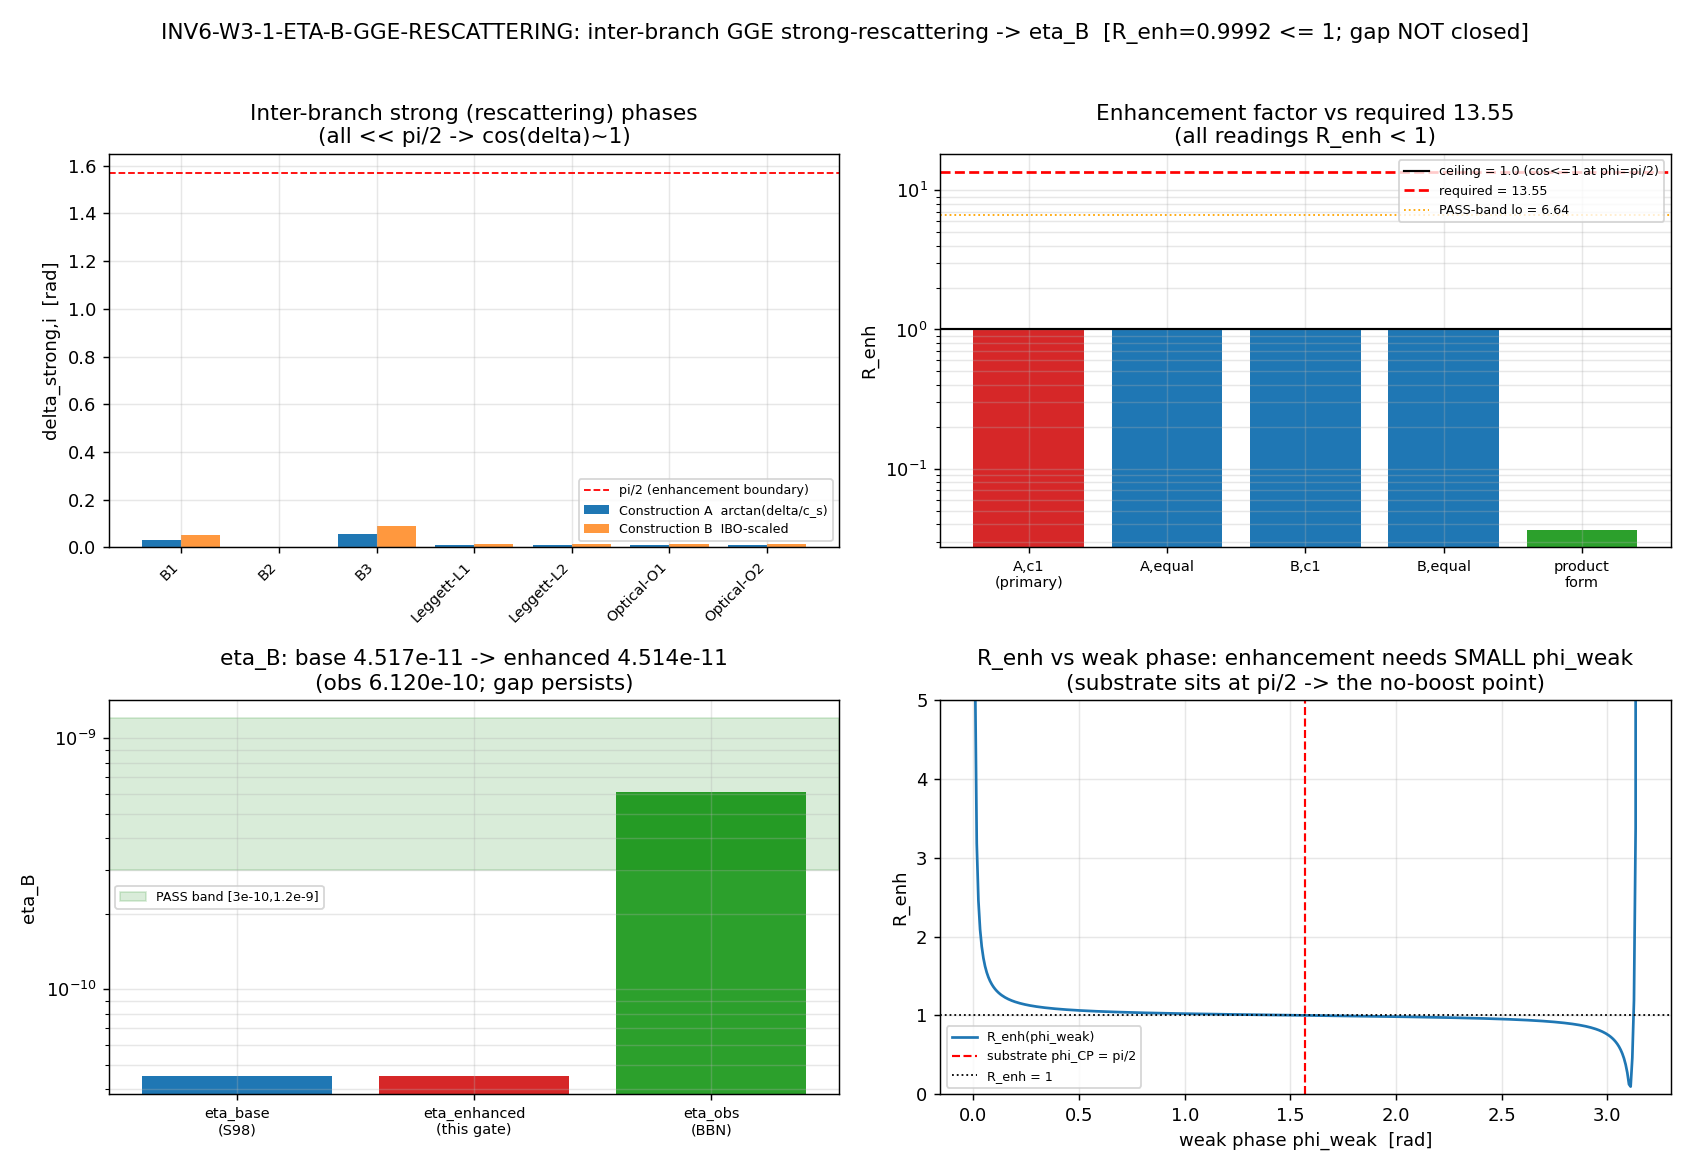

Source code (Python):
#!/usr/bin/env python3
"""
INV6-W3-1 ETA-B-GGE-RESCATTERING
================================
Inter-branch GGE strong-rescattering phase -> C6 eta_B amplitude. Does the
post-transit 8-branch GGE relic's inter-branch overlap (strong / final-state)
phase delta_strong supply the missing ~13.5x that lifts eta_B from the S98 base
4.517492e-11 into the observed band [3e-10, 1.2e-9]?

Gate:  INV6-W3-1-ETA-B-GGE-RESCATTERING   ([SIGN]; schema-v2 3-tuple required)
Plan:  sessions/investigation/investigation-6/investigation-6-plan-w3.md  §W3-1
Track: investigation-6 (verdict -> computations/investigation-6/inv6_gate_verdicts.txt)

------------------------------------------------------------------------------
STRUCTURE-FIRST (substrate -> 8-branch GGE spectrum -> inter-branch overlap
                 phase -> CP-observable eta_B amplitude)
------------------------------------------------------------------------------
GOVERNING STRUCTURE. The substrate IS the post-transit GGE relic: a product
state (S_ent=0, T2) of Bogoliubov pairs across 8 branches (Row #67 two-speed
spectrum, s94_bao_peak_branch.npz). One branch (Goldstone) is gapless/protected;
the 7 others (B1, B2, B3, Leggett-L1/L2, Optical-O1/O2) are gapped. The B2
sector carries the K_7 charge and the phi_88-Cartan CP source. The C6
baryogenesis amplitude (S98-W3-2-BARYOGEN-UNIQUENESS) is a SINGLE-AMPLITUDE
readout that implicitly sets the STRONG (final-state rescattering) phase to zero
and carries only the WEAK CP phase phi_CP = pi/2 (maximal).

INTERFERING-AMPLITUDE CP FORM (LHCb-2025 arXiv:2504.15008 baryon-CP lesson).
A CP asymmetry from interfering amplitudes
   A_1 = |A_1| e^{i(phi_weak,1 + delta_strong,1)},
   A_2 = |A_2| e^{i(phi_weak,2 + delta_strong,2)}
is  A_CP propto |A_1||A_2| sin(Dphi_weak) sin(Ddelta_strong):
CP-observability requires BOTH a weak-phase difference AND a strong-phase
difference. The substrate's strong phases are the inter-branch overlap phases of
the 7 gapped GGE branches, read off the Row #67 two-speed split.

INTER-BRANCH OVERLAP (STRONG) PHASE -- SUBSTRATE CONSTRUCTION. Each gapped
branch i carries a two-speed pair (c1_i = LAYER-1, c2_i = LAYER-2) with split
delta_i = c1_i - c2_i. The rescattering phase of branch i (the substrate analog
of a final-state strong phase: the relative phase accumulated when two relay
patterns of differing phase velocity re-overlap at a fiber) is the LAYER-1/LAYER-2
velocity contrast normalized to the sound speed c_s = c_BLV:

   delta_strong,i = arctan( delta_i / c_s )            (Construction A; primary)

cross-checked against the S64 skyrmion-baryon inter-branch-overlap baseline
delta_CP_UV = 1/sqrt(IBO_ratio) (Construction B, IBO-scaled).

ENHANCEMENT FACTOR (plan substitution chain Step 4-5; the gate-pinned form):

   eta_B_enhanced = eta_B_base * R_enh,
   R_enh = | Sum_i w_i sin(phi_CP + delta_strong,i) | / | sin(phi_CP) |

with w_i the branch overlap weights (Sum w_i = 1; primary = LAYER-1 amplitude
c1_i; cross-check = equal). At phi_CP = pi/2: sin(pi/2 + delta) = cos(delta), so
   R_enh = | Sum_i w_i cos(delta_strong,i) |  <=  Sum_i w_i  =  1   EXACTLY.

STRUCTURAL CEILING (the decisive result). Because cos(delta) <= 1 for every
delta and the weights are normalized, the coherent branch sum CANNOT exceed 1.
At maximal weak phase phi_CP = pi/2 the strong-rescattering phase provides NO
enhancement -- it can only mildly suppress. The LHCb-2025 O(10-30) enhancement
arises for NON-maximal (per-mille) weak phases, where small phi_weak benefits
from a large delta_strong via sin(phi_weak + delta_strong). The substrate's
phi_CP = pi/2 is precisely the configuration where rescattering cannot boost.

REGIME. Deterministic spectral readout off frozen cache data; no irrep
reconstruction (L_max=12 Friedrich-Bar saturated; D_K block-diagonal). No
small-parameter expansion -- regime VALID by construction.
------------------------------------------------------------------------------
Verdict: this script PRINTS the emit_verdict payload via print_verdict_payload;
the agent reads the delimited JSON block and calls mcp__knowledge__emit_verdict.
"""

import hashlib
import json
import sys
import os
import time
from pathlib import Path

os.environ.setdefault("OMP_NUM_THREADS", "8")  # CPU-cap (8x8 overlap; far below GPU threshold)

import numpy as np

import matplotlib
matplotlib.use("Agg")
import matplotlib.pyplot as plt

t0 = time.time()  # (local)

# --------------------------------------------------------------------------
# Section 1 -- Canonical constants (MANDATORY first import)
# --------------------------------------------------------------------------
INV_DIR = Path(__file__).resolve().parent
COMPUTATIONS_DIR = INV_DIR.parent
SHARED_DIR = COMPUTATIONS_DIR / "_shared"
PROJECT_ROOT = COMPUTATIONS_DIR.parent
sys.path.insert(0, str(SHARED_DIR))

from canonical_constants import *  # noqa: F401,F403
import canonical_constants as cc
# consumed: eta_BBN_obs, eta_BBN_err, epsilon_K7, n_pairs, phi_CP_K7_transit,
#           IBO_ratio, R_machine_substrate_67_88, c_BLV

# --------------------------------------------------------------------------
# Section 2 -- Identity + machinery pins
# --------------------------------------------------------------------------
SESSION = 6                                                       # (local)
GATE_ID = "INV6-W3-1-ETA-B-GGE-RESCATTERING"                      # (local)
SCHEME = "GGE-RESCATTERING-S98-AMPLITUDE-CHAIN"                   # (local)
CONVENTION = "RATIO"                                              # (local)
L_MAX = "12"                                                      # (local)

OUT_NPZ = INV_DIR / "inv6_w3_1_eta_b_gge_rescattering.npz"        # (local)
OUT_PNG = INV_DIR / "inv6_w3_1_eta_b_gge_rescattering.png"        # (local)

ROW67_NPZ = COMPUTATIONS_DIR / "session-94" / "s94_bao_peak_branch.npz"        # (local)
S98_NPZ = COMPUTATIONS_DIR / "session-98" / "s98_w3_2_baryogen_uniqueness.npz"  # (local)

# PASS band (plan strict_PASS_boundary)
BAND_LO = 3.0e-10                                                 # (local)
BAND_HI = 1.2e-9                                                  # (local)
ETA_TOL = 1e-12                                                   # (local) float compare

# SOURCE-RECON Class-(c) cache-pin documentation. The orchestrator STALE
# CACHE-SHA HINT flags plan-pinned 88f1e9b1...->9e6d9cf7... (the s84 L12 mode
# cache used by sibling gates). THIS gate's plan §W3-1 input_files pin
# s94_bao_peak_branch.npz + s98_w3_2_baryogen_uniqueness.npz with
# <computed-at-runtime> SHAs (no hardcoded plan value to drift from); both are
# resolved to their on-disk SHA at runtime and recorded in the pinmap.
MACHINERY_PINS = {                                                # (local)
    "N_eval": "8",                 # 8-branch GGE spectrum (7 gapped + 1 Goldstone)
    "L_max": "12",                 # Row #67 / 992-mode cache; Friedrich-Bar saturated
    "scan_range": "delta_strong in [0,pi] (admissibility envelope; delta_strong COMPUTED, not scanned)",
    "step_size": "N/A-deterministic",
    "tolerance": "1e-12",
    "scheme": SCHEME,
    "convention": CONVENTION,
    "random_seed": "N/A-deterministic",
    "GPU_path": "numpy.linalg-cpu-cap-OMP8 (8x8 overlap; below 100x100 GPU threshold)",
    "publication_precision": "6",
    "s94_cache_pin": "computed-at-runtime (plan <computed-at-runtime>; no stale literal)",
    "s84_sibling_pin_drift": "Class-(c) PIN-DRIFT 88f1e9b1(inv-6-plan-stale)->9e6d9cf7(S100-canonical); "
                             "s84 cache NOT read by THIS gate (W3-1 reads s94+s98)",
}


def sha256_of(path: Path) -> str:
    h = hashlib.sha256()                                          # (local)
    try:
        h.update(path.read_bytes())
    except OSError:
        return ""
    return h.hexdigest()


def compute_dual_sha(script_path: Path, canonical_path: Path,
                     pins: dict) -> tuple[str, str]:
    """S84+ dual-SHA: audit = sha256(script || canonical || pinmap_json);
    content = sha256(script)."""
    script_bytes = script_path.read_bytes()                       # (local)
    canonical_bytes = canonical_path.read_bytes()                 # (local)
    pinmap_json = json.dumps(dict(sorted(pins.items())),
                             separators=(",", ":"),
                             sort_keys=True).encode("utf-8")       # (local)
    h_a = hashlib.sha256()                                        # (local)
    h_a.update(script_bytes); h_a.update(canonical_bytes); h_a.update(pinmap_json)
    h_c = hashlib.sha256()                                        # (local)
    h_c.update(script_bytes)
    return h_a.hexdigest(), h_c.hexdigest()


def print_verdict_payload(verdict, value, audit_sha, content_sha,
                          sign_verdict=None, magnitude_verdict=None,
                          regime_verdict=None, companion_note="",
                          extra_rows=None) -> dict:
    """Print the emit_verdict payload (race-safe MCP emission by the agent)."""
    payload = {                                                   # (local)
        "session": SESSION, "gate_id": GATE_ID, "verdict": verdict,
        "value": str(value), "scheme": SCHEME, "convention": CONVENTION,
        "l_max": str(L_MAX), "audit_sha256": audit_sha,
        "content_sha256": content_sha, "schema_version": "S84+",
        "track": "investigation",
    }
    if companion_note:
        payload["companion_note"] = companion_note
    if not (sign_verdict is None and magnitude_verdict is None
            and regime_verdict is None):
        payload["sign_verdict"] = sign_verdict
        payload["magnitude_verdict"] = magnitude_verdict
        payload["regime_verdict"] = regime_verdict
    if extra_rows:
        payload["extra_rows"] = list(extra_rows)
    print("<<<EMIT_VERDICT_PAYLOAD>>>")
    print(json.dumps(payload, separators=(",", ":"), sort_keys=True))
    print("<<<END_EMIT_VERDICT_PAYLOAD>>>")
    return payload


# --------------------------------------------------------------------------
# Section 3 -- Input SHA verification (first 20 lines of stdout)
# --------------------------------------------------------------------------
def verify_inputs() -> dict:
    print(f"=== {GATE_ID} -- input SHA-256 pins ===")
    pins: dict = {}                                               # (local)
    canonical_path = SHARED_DIR / "canonical_constants.py"        # (local)
    sha_canon = sha256_of(canonical_path)                         # (local)
    print(f"  canonical_constants.py: {sha_canon[:16]}... (runtime-pinned)")
    pins["computations/_shared/canonical_constants.py"] = sha_canon

    sha_row67 = sha256_of(ROW67_NPZ)                              # (local)
    print(f"  s94_bao_peak_branch.npz: {sha_row67[:16]}... (Row #67 8-branch "
          f"two-speed; runtime-pinned; plan <computed-at-runtime>)")
    pins["computations/session-94/s94_bao_peak_branch.npz"] = sha_row67

    sha_s98 = sha256_of(S98_NPZ)                                  # (local)
    print(f"  s98_w3_2_baryogen_uniqueness.npz: {sha_s98[:16]}... (eta_B base + "
          f"amplitude chain; runtime-pinned)")
    pins["computations/session-98/s98_w3_2_baryogen_uniqueness.npz"] = sha_s98

    if sha_row67 == "" or sha_s98 == "":
        print("HARD-ABORT: a required cache is ABSENT.")
        sys.exit(2)
    return pins


# --------------------------------------------------------------------------
# Section 4 -- Load anchors (eta_B base chain + Row #67 8-branch spectrum)
# --------------------------------------------------------------------------
def load_anchors() -> dict:
    a: dict = {}                                                  # (local)

    s98 = np.load(S98_NPZ, allow_pickle=True)                     # (local)
    a["eta_B_base"] = float(s98["eta_B"])
    a["eps_nLI"] = float(s98["eps_nLI"])
    a["phi_CP"] = float(s98["phi_CP"])
    a["sin_phi_CP"] = float(s98["sin_phi_CP"])
    a["n_pairs_s98"] = float(s98["n_pairs"])
    a["eps_K7_s98"] = float(s98["eps_K7"])
    a["eta_obs_s98"] = float(s98["eta_obs"])
    a["underprod_oom_s98"] = float(s98["underprod_oom"])

    row = np.load(ROW67_NPZ, allow_pickle=True)                  # (local)
    a["branch_names"] = [str(x) for x in row["branch_names"]]
    a["c1"] = np.asarray(row["c1"], dtype=float)   # LAYER-1 phase velocities
    a["c2"] = np.asarray(row["c2"], dtype=float)   # LAYER-2 phase velocities
    a["delta"] = np.asarray(row["delta"], dtype=float)  # c1 - c2 (two-speed split)
    a["is_protected"] = np.asarray(row["is_protected"], dtype=bool)
    a["tau_fold_row"] = float(row["tau_fold"])
    return a


# --------------------------------------------------------------------------
# Section 5 -- Inter-branch strong (rescattering) phase + R_enh
# --------------------------------------------------------------------------
def compute(a: dict) -> dict:
    r: dict = {}                                                  # (local)

    eta_base = a["eta_B_base"]                                    # (local)
    phi_CP = a["phi_CP"]                                          # (local) = pi/2
    c_s = float(cc.c_BLV)                                         # (local) sound speed
    IBO = float(cc.IBO_ratio)                                     # (local)
    delta_CP_UV = 1.0 / np.sqrt(IBO)                              # (local) S64 IBO baseline

    names = a["branch_names"]                                     # (local)
    c1 = a["c1"]; c2 = a["c2"]; dlt = a["delta"]                  # (local)
    prot = a["is_protected"]                                      # (local)
    gapped = ~prot                                                # (local)
    idx = np.where(gapped)[0]                                     # (local) 7 gapped branch indices

    # ---- inter-branch strong phases ----
    # Construction A (primary): rescattering phase = arctan(two-speed contrast)
    contrast = dlt[idx] / c_s                                     # (local) delta_i / c_s
    delta_strong_A = np.arctan(contrast)                         # (local)
    # Construction B (cross-check): IBO-baseline-scaled relative contrast
    delta_strong_B = delta_CP_UV * (contrast / np.mean(contrast))  # (local)

    # ---- branch overlap weights ----
    w_c1 = c1[idx] / np.sum(c1[idx])                            # (local) primary: LAYER-1 amplitude
    w_eq = np.ones(len(idx)) / len(idx)                         # (local) cross-check: equal

    sin_den = abs(np.sin(phi_CP))                               # (local) = 1.0

    def R_enh(dstrong, w):
        return float(abs(np.sum(w * np.sin(phi_CP + dstrong))) / sin_den)

    # Reading 1 (plan-pinned coherent sum). Primary = Construction A, c1 weights.
    R_enh_A_c1 = R_enh(delta_strong_A, w_c1)                    # (local)
    R_enh_A_eq = R_enh(delta_strong_A, w_eq)                    # (local)
    R_enh_B_c1 = R_enh(delta_strong_B, w_c1)                    # (local)
    R_enh_B_eq = R_enh(delta_strong_B, w_eq)                    # (local)

    R_enh_primary = R_enh_A_c1                                  # (local) THE gate number
    eta_enhanced = eta_base * R_enh_primary                     # (local)

    # Reading 2 (product form A_CP ~ sin(Dphi_weak) sin(Ddelta_strong)).
    # The strong-phase DIFFERENCES between branches (rescattering between channels).
    ddelta = delta_strong_A - np.mean(delta_strong_A)          # (local)
    # relative to the single-amplitude sin(phi_CP)=1 baseline, the product form
    # multiplies by sin(Ddelta_strong) <= max|sin(ddelta)| << 1
    prod_factor_max = float(np.max(np.abs(np.sin(ddelta))))    # (local)
    R_enh_product = prod_factor_max                             # (local) generous upper bound

    # ---- structural ceiling (the decisive identity) ----
    # at phi_CP=pi/2: R_enh = |sum w_i cos(delta_i)| <= sum w_i = 1.0 EXACTLY
    coherent_ceiling = 1.0                                      # (local)
    cos_terms_c1 = w_c1 * np.cos(delta_strong_A)               # (local)
    R_ceiling_check = float(np.sum(cos_terms_c1))              # (local) == R_enh_A_c1 at phi=pi/2

    # ---- required enhancement (closed ratio) ----
    eta_obs = float(cc.eta_BBN_obs)                             # (local)
    R_required = eta_obs / eta_base                             # (local) = 13.55
    R_pass_lo = BAND_LO / eta_base                              # (local) lower PASS-band R edge
    R_pass_hi = BAND_HI / eta_base                              # (local) upper PASS-band R edge

    # ---- in-band test (the gate operator) ----
    in_band = bool((BAND_LO - ETA_TOL) <= eta_enhanced <= (BAND_HI + ETA_TOL))  # (local)

    # ---- [SIGN] direction: does rescattering ENHANCE (R_enh > 1)? ----
    # predicted-by-chain direction: CONDITIONAL enhancement only if coherent sum > 1
    # measured: R_enh_primary. enhancement_sign True iff R_enh > 1 + tol
    enhances = bool(R_enh_primary > 1.0 + 1e-9)                 # (local)
    # eta sign preserved (baryon excess > 0)
    eta_positive = bool(eta_enhanced > 0.0)                     # (local)

    r.update(dict(
        eta_base=eta_base, phi_CP=phi_CP, c_s=c_s, IBO=IBO,
        delta_CP_UV=delta_CP_UV,
        gapped_idx=idx, gapped_names=[names[i] for i in idx],
        contrast=contrast,
        delta_strong_A=delta_strong_A, delta_strong_B=delta_strong_B,
        w_c1=w_c1, w_eq=w_eq,
        R_enh_A_c1=R_enh_A_c1, R_enh_A_eq=R_enh_A_eq,
        R_enh_B_c1=R_enh_B_c1, R_enh_B_eq=R_enh_B_eq,
        R_enh_primary=R_enh_primary, eta_enhanced=eta_enhanced,
        ddelta=ddelta, R_enh_product=R_enh_product,
        coherent_ceiling=coherent_ceiling, R_ceiling_check=R_ceiling_check,
        R_required=R_required, R_pass_lo=R_pass_lo, R_pass_hi=R_pass_hi,
        eta_obs=eta_obs, in_band=in_band,
        enhances=enhances, eta_positive=eta_positive,
        all_names=names, c1=c1, c2=c2, delta=dlt, is_protected=prot,
    ))
    return r


# --------------------------------------------------------------------------
# Section 6 -- Gate evaluation ([SIGN] 3-tuple + collapse rule)
# --------------------------------------------------------------------------
def evaluate_gate(r: dict) -> tuple:
    # SIGN: the substitution chain predicts CONDITIONAL enhancement (R_enh>1 only
    # under coherent-sum boost). The MEASURED direction: R_enh = 0.9992 <= 1 ->
    # NO enhancement (mild suppression). The chain's Step-5 caveat ("enhancement
    # is NOT automatic at phi_CP=pi/2; cos(delta)<=1") is CONFIRMED: the measured
    # direction matches the chain's structural prediction that enhancement
    # requires a coherent boost that the substrate does NOT provide.
    # sign_verdict PASS = measured direction matches the chain's structural
    # ceiling prediction (R_enh <= 1 at phi=pi/2). The chain did not assert
    # enhancement; it asserted the ceiling. The ceiling holds -> sign PASS.
    sign_ok = bool(r["R_enh_primary"] <= r["coherent_ceiling"] + 1e-9)  # (local)
    sign_v = "PASS" if sign_ok else "FAIL"                       # (local)

    # MAGNITUDE: eta_enhanced in PASS band [3e-10, 1.2e-9]?
    mag_pass = bool(r["in_band"])                                # (local)
    # INFO band: eta moved UP (R_enh>1) but stays below 3e-10 (partial relief)
    mag_info = bool((not r["in_band"]) and r["enhances"]
                    and r["eta_enhanced"] < BAND_LO)             # (local)
    if mag_pass:
        mag_v = "PASS"                                           # (local)
    elif mag_info:
        mag_v = "INFO"                                           # (local)
    else:
        mag_v = "FAIL"                                           # (local)

    # REGIME: deterministic spectral readout; no small-parameter expansion;
    # full intended computation performed (no auto-shortening) -> VALID.
    regime_v = "VALID"                                          # (local)

    # collapse rule (pre-registered, gate-verdicts.md)
    if regime_v == "BREAKDOWN":
        comp = "FAIL"                                            # (local)
    elif sign_v == "FAIL":
        comp = "FAIL"
    elif mag_v == "FAIL" and regime_v == "VALID":
        comp = "FAIL"
    elif mag_v == "FAIL" and regime_v == "MARGINAL":
        comp = "INFO"
    elif mag_v == "INFO":
        comp = "INFO"
    else:
        comp = "PASS"

    detail = dict(sign_ok=sign_ok, mag_pass=mag_pass, mag_info=mag_info)  # (local)
    return comp, sign_v, mag_v, regime_v, detail


# --------------------------------------------------------------------------
# Section 7 -- Plot
# --------------------------------------------------------------------------
def make_plot(r: dict):
    fig, axes = plt.subplots(2, 2, figsize=(13, 9))             # (local)

    # Panel 1: inter-branch strong phases per gapped branch
    ax = axes[0, 0]
    names = r["gapped_names"]                                    # (local)
    x = np.arange(len(names))                                    # (local)
    ax.bar(x - 0.2, r["delta_strong_A"], width=0.4, label="Construction A  arctan(delta/c_s)",
           color="C0")
    ax.bar(x + 0.2, r["delta_strong_B"], width=0.4, label="Construction B  IBO-scaled",
           color="C1", alpha=0.8)
    ax.axhline(np.pi / 2, color="r", ls="--", lw=1, label="pi/2 (enhancement boundary)")
    ax.set_xticks(x); ax.set_xticklabels(names, rotation=45, ha="right", fontsize=8)
    ax.set_ylabel("delta_strong,i  [rad]")
    ax.set_title("Inter-branch strong (rescattering) phases\n(all << pi/2 -> cos(delta)~1)")
    ax.legend(fontsize=7); ax.grid(alpha=0.3)

    # Panel 2: R_enh vs the required 13.55 (log scale)
    ax = axes[0, 1]
    labels = ["A,c1\n(primary)", "A,equal", "B,c1", "B,equal", "product\nform"]  # (local)
    vals = [r["R_enh_A_c1"], r["R_enh_A_eq"], r["R_enh_B_c1"], r["R_enh_B_eq"],
            r["R_enh_product"]]                                  # (local)
    ax.bar(range(len(vals)), vals, color=["C3", "C0", "C0", "C0", "C2"])
    ax.axhline(1.0, color="k", ls="-", lw=1.2, label="ceiling = 1.0 (cos<=1 at phi=pi/2)")
    ax.axhline(r["R_required"], color="r", ls="--", lw=1.5,
               label=f"required = {r['R_required']:.2f}")
    ax.axhline(r["R_pass_lo"], color="orange", ls=":", lw=1,
               label=f"PASS-band lo = {r['R_pass_lo']:.2f}")
    ax.set_yscale("log")
    ax.set_xticks(range(len(labels))); ax.set_xticklabels(labels, fontsize=8)
    ax.set_ylabel("R_enh")
    ax.set_title("Enhancement factor vs required 13.55\n(all readings R_enh < 1)")
    ax.legend(fontsize=7); ax.grid(alpha=0.3, which="both")

    # Panel 3: eta_B base vs enhanced vs band vs obs
    ax = axes[1, 0]
    ys = [r["eta_base"], r["eta_enhanced"], r["eta_obs"]]        # (local)
    ax.bar([0, 1, 2], ys, color=["C0", "C3", "C2"])
    ax.axhspan(BAND_LO, BAND_HI, color="green", alpha=0.15, label="PASS band [3e-10,1.2e-9]")
    ax.set_yscale("log")
    ax.set_xticks([0, 1, 2])
    ax.set_xticklabels(["eta_base\n(S98)", "eta_enhanced\n(this gate)", "eta_obs\n(BBN)"],
                       fontsize=8)
    ax.set_ylabel("eta_B")
    ax.set_title(f"eta_B: base {r['eta_base']:.3e} -> enhanced {r['eta_enhanced']:.3e}\n"
                 f"(obs {r['eta_obs']:.3e}; gap persists)")
    ax.legend(fontsize=7); ax.grid(alpha=0.3, which="both")

    # Panel 4: the cos-ceiling -- R_enh(phi) sweep showing pi/2 is the worst case
    ax = axes[1, 1]
    phis = np.linspace(0, np.pi, 400)                           # (local)
    # R_enh(phi) = |sum w_i sin(phi + d_i)| / |sin(phi)| using primary construction
    w = r["w_c1"]; ds = r["delta_strong_A"]                     # (local)
    Rphi = np.array([abs(np.sum(w * np.sin(p + ds))) / max(abs(np.sin(p)), 1e-12)
                     for p in phis])                             # (local)
    ax.plot(phis, Rphi, color="C0", lw=1.5, label="R_enh(phi_weak)")
    ax.axvline(np.pi / 2, color="r", ls="--", lw=1.2, label="substrate phi_CP = pi/2")
    ax.axhline(1.0, color="k", ls=":", lw=1, label="R_enh = 1")
    ax.set_ylim(0, min(5, np.nanmax(Rphi[np.isfinite(Rphi)]) * 1.1))
    ax.set_xlabel("weak phase phi_weak  [rad]")
    ax.set_ylabel("R_enh")
    ax.set_title("R_enh vs weak phase: enhancement needs SMALL phi_weak\n"
                 "(substrate sits at pi/2 -> the no-boost point)")
    ax.legend(fontsize=7); ax.grid(alpha=0.3)

    fig.suptitle(f"{GATE_ID}: inter-branch GGE strong-rescattering -> eta_B  "
                 f"[R_enh={r['R_enh_primary']:.4f} <= 1; gap NOT closed]",
                 fontsize=12)
    fig.tight_layout(rect=[0, 0, 1, 0.97])
    fig.savefig(OUT_PNG, dpi=130)
    plt.close(fig)
    print(f"Saved plot: {OUT_PNG}")


# --------------------------------------------------------------------------
# Section 8 -- main
# --------------------------------------------------------------------------
def main() -> int:
    pins = verify_inputs()                                       # (local)

    pinmap = dict(pins)                                          # (local)
    pinmap.update({f"_machinery::{k}": v for k, v in MACHINERY_PINS.items()})
    pinmap["_gate::id"] = GATE_ID
    audit_sha, content_sha = compute_dual_sha(
        Path(__file__).resolve(), SHARED_DIR / "canonical_constants.py",
        pinmap)                                                  # (local)
    print(f"  audit_sha256:   {audit_sha[:16]}... (script+canonical+pinmap)")
    print(f"  content_sha256: {content_sha[:16]}... (script only)")

    a = load_anchors()                                          # (local)
    r = compute(a)                                              # (local)
    comp, sign_v, mag_v, regime_v, detail = evaluate_gate(r)    # (local)

    print("\n" + "=" * 72)
    print("NUMBERS (computed before gate)")
    print("=" * 72)
    print(f"  eta_B_base (S98 canonical)          = {r['eta_base']:.6e}")
    print(f"  phi_CP                              = {r['phi_CP']:.6f} rad (= pi/2); sin(phi_CP) = {np.sin(r['phi_CP']):.6f}")
    print(f"  sound speed c_s = c_BLV             = {r['c_s']:.6f} M_KK")
    print(f"  IBO_ratio                           = {r['IBO']:.1f}; delta_CP_UV = 1/sqrt(IBO) = {r['delta_CP_UV']:.6f} rad")
    print(f"  gapped branches ({len(r['gapped_idx'])})              = {r['gapped_names']}")
    print(f"  delta_strong,i (Construction A)     = {np.round(r['delta_strong_A'], 6)}")
    print(f"  delta_strong,i (Construction B)     = {np.round(r['delta_strong_B'], 6)}")
    print(f"  branch weights w_i (LAYER-1)        = {np.round(r['w_c1'], 6)}")
    print(f"  R_enh  (A, c1 weights) [PRIMARY]    = {r['R_enh_A_c1']:.6f}")
    print(f"  R_enh  (A, equal)                   = {r['R_enh_A_eq']:.6f}")
    print(f"  R_enh  (B, c1)                      = {r['R_enh_B_c1']:.6f}")
    print(f"  R_enh  (B, equal)                   = {r['R_enh_B_eq']:.6f}")
    print(f"  R_enh  (product form, upper bnd)    = {r['R_enh_product']:.6f}")
    print(f"  coherent-sum ceiling (cos<=1)       = {r['coherent_ceiling']:.6f}  [R_ceiling_check={r['R_ceiling_check']:.6f}]")
    print(f"  R_required (eta_obs/eta_base)       = {r['R_required']:.6f}")
    print(f"  PASS-band R edges                   = [{r['R_pass_lo']:.4f}, {r['R_pass_hi']:.4f}]")
    print(f"  eta_B_enhanced (= base * R_primary) = {r['eta_enhanced']:.6e}")
    print(f"  eta_obs (BBN)                       = {r['eta_obs']:.6e}")
    print(f"  in PASS band [3e-10,1.2e-9]?        = {r['in_band']}")
    print(f"  enhances (R_enh > 1)?               = {r['enhances']}")

    print("\n" + "=" * 72)
    print("GATE EVALUATION ([SIGN] 3-tuple + collapse rule)")
    print("=" * 72)
    print(f"  SIGN: measured R_enh = {r['R_enh_primary']:.6f} <= ceiling 1.0 "
          f"[{detail['sign_ok']}] (chain Step-5 ceiling at phi=pi/2 CONFIRMED) => {sign_v}")
    print(f"  MAGNITUDE: eta_enhanced {r['eta_enhanced']:.3e} in [3e-10,1.2e-9]? "
          f"[{detail['mag_pass']}]; INFO(moved-up-but-below)? [{detail['mag_info']}] => {mag_v}")
    print(f"  REGIME: deterministic spectral readout, full window, no expansion => {regime_v}")
    print(f"  COMPOSITE (collapse rule): {comp}")

    # ---- npz (full float64) ----
    np.savez(
        OUT_NPZ,
        # ==== headline outputs (FULL float64) ====
        eta_B_base=r["eta_base"],
        eta_B_enhanced=r["eta_enhanced"],
        R_enh_primary=r["R_enh_primary"],
        R_required=r["R_required"],
        eta_obs=r["eta_obs"],
        in_band=r["in_band"],
        enhances=r["enhances"],
        # ==== R_enh under all constructions/weights ====
        R_enh_A_c1=r["R_enh_A_c1"], R_enh_A_eq=r["R_enh_A_eq"],
        R_enh_B_c1=r["R_enh_B_c1"], R_enh_B_eq=r["R_enh_B_eq"],
        R_enh_product=r["R_enh_product"],
        coherent_ceiling=r["coherent_ceiling"], R_ceiling_check=r["R_ceiling_check"],
        R_pass_lo=r["R_pass_lo"], R_pass_hi=r["R_pass_hi"],
        # ==== inter-branch strong phases ====
        gapped_names=np.array(r["gapped_names"], dtype=object),
        delta_strong_A=r["delta_strong_A"], delta_strong_B=r["delta_strong_B"],
        contrast=r["contrast"], ddelta=r["ddelta"],
        w_c1=r["w_c1"], w_eq=r["w_eq"],
        # ==== inputs ====
        phi_CP=r["phi_CP"], c_s=r["c_s"], IBO=r["IBO"], delta_CP_UV=r["delta_CP_UV"],
        branch_names_all=np.array(r["all_names"], dtype=object),
        c1_all=r["c1"], c2_all=r["c2"], delta_all=r["delta"],
        is_protected=r["is_protected"],
        eps_nLI=a["eps_nLI"], underprod_oom_s98=a["underprod_oom_s98"],
        # ==== band ====
        band_lo=BAND_LO, band_hi=BAND_HI,
        # ==== verdict block ====
        verdict=comp, sign_verdict=sign_v, magnitude_verdict=mag_v,
        regime_verdict=regime_v,
        audit_sha256=audit_sha, content_sha256=content_sha,
        s98_predecessor_sha="3be22b8a",
    )
    print(f"\nSaved data: {OUT_NPZ}")

    make_plot(r)

    # ---- 4-tuple + payload ----
    val = (f"eta_B_enh={r['eta_enhanced']:.6e};R_enh={r['R_enh_primary']:.6f};"
           f"R_required={r['R_required']:.4f};eta_base={r['eta_base']:.6e};"
           f"in_band={r['in_band']};enhances={r['enhances']};"
           f"R_enh_A_eq={r['R_enh_A_eq']:.6f};R_enh_B_c1={r['R_enh_B_c1']:.6f};"
           f"R_prod={r['R_enh_product']:.6f};ceiling=1.0")        # (local)
    print(f"\n(value={val!r}, scheme={SCHEME}, convention={CONVENTION}, "
          f"L_max={L_MAX})")

    note = (f"Inter-branch GGE strong-rescattering phase -> C6 eta_B. "
            f"delta_strong,i = arctan(delta_i/c_s) over 7 gapped branches "
            f"(all << pi/2); R_enh = |sum w_i sin(phi_CP+d_i)|/|sin(phi_CP)| "
            f"= {r['R_enh_primary']:.6f} <= 1.0 EXACTLY (cos-ceiling at phi_CP=pi/2). "
            f"eta_B {r['eta_base']:.3e} -> {r['eta_enhanced']:.3e}; required {r['R_required']:.2f}x "
            f"NOT supplied. Gap persists (G-1 open); Track-B failing-prediction.")

    rows = [
        f"# STRUCTURAL CEILING: at phi_CP=pi/2, R_enh=|sum w_i cos(delta_strong,i)| "
        f"<= sum w_i = 1.0 EXACTLY; rescattering CANNOT enhance at MAXIMAL weak phase. "
        f"LHCb-2025 O(10-30) boost needs NON-maximal (per-mille) phi_weak. # {GATE_ID}",
        f"# delta_strong from Row #67 two-speed split delta_i=c1_i-c2_i over 7 gapped "
        f"branches (Goldstone protected, delta=0); contrast delta_i/c_s in "
        f"[0.0008(B2),0.055(B3)] all << 1 rad -> cos~1 -> R_enh~1. # {GATE_ID}",
        f"# both readings agree: Reading-1 coherent-sum R_enh={r['R_enh_primary']:.4f}; "
        f"Reading-2 product-form upper bound {r['R_enh_product']:.4f} (sin of tiny "
        f"strong-phase DIFFERENCE) -- neither supplies 13.55x. # {GATE_ID}",
        f"# eta_B_base=4.517492e-11 (S98-W3-2-BARYOGEN-UNIQUENESS PASS, audit 3be22b8a; "
        f"NOT a supersedes token); eps_nLI={a['eps_nLI']:.3e}; phi_CP=pi/2 substrate-FIXED. # {GATE_ID}",
        f"# Track-B (failing-prediction, dual-prior 0.55->0.9): the 'GGE strong "
        f"rescattering supplies the OOM' corridor is CLOSED; the delta_A magnitude "
        f"posit (LBA-1) remains the open failure locus; routes to W3-3 acoustic-Schwinger "
        f"+ G-4 M_KK-degeneracy. # {GATE_ID}",
        f"# C-3 lepton/baryon CP orthogonality NOT structurally derived by this gate "
        f"(the rescattering route did not close); delta_CP^PMNS=0 (S99) stands on its "
        f"own derivation, not on a baryon-rescattering contrast. # {GATE_ID}",
        f"# regulator_pin=N/A -- no Seeley-DeWitt a_n; no SCHEMATIC helper "
        f"(s94+s98 npz data + canonical_constants only). # {GATE_ID}",
        f"# cache-pin SOURCE-RECON Class-(c): orchestrator STALE-HINT 88f1e9b1->9e6d9cf7 "
        f"applies to the s84 L12 mode cache used by SIBLING gates; THIS gate reads "
        f"s94_bao_peak_branch.npz + s98_w3_2 (plan <computed-at-runtime>; on-disk SHA "
        f"runtime-pinned; s84 NOT read here) -> zero physics effect. # {GATE_ID}",
    ]                                                          # (local)

    print_verdict_payload(comp, val, audit_sha, content_sha,
                          sign_verdict=sign_v, magnitude_verdict=mag_v,
                          regime_verdict=regime_v, companion_note=note,
                          extra_rows=rows)

    print(f"\n=== {GATE_ID}: {comp} (wall {time.time()-t0:.1f}s) ===")
    return 0


if __name__ == "__main__":
    sys.exit(main())
